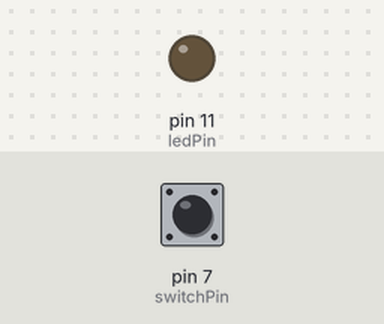
Bench run of a sketch on a simulated Arduino Uno, built with avr-gcc and run on an emulated ATmega328P. Parts: output pins drawn as LEDs (lit = HIGH). The test bench sets the inputs (shaded band); at power-on: pin 7 (switchPin) LOW.

Above: at 1.2 s.
1.3 s: pin 7 (switchPin) pulled HIGH for 0.15 s
At 1.37 s:
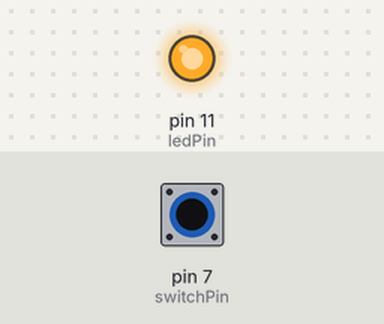
2.9 s: pin 7 (switchPin) pulled HIGH for 3.2 s
At 6.9 s:
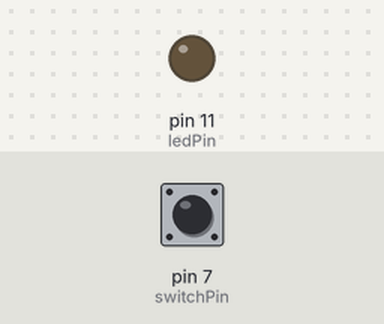
Timing chart, 0 to 8.4 s (numbered marks = the images above; inputs shaded):
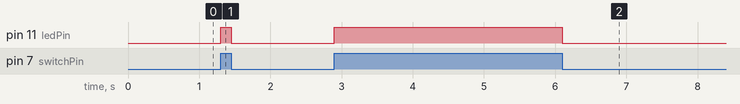

The sketch:

button_like_key_way.ino
```cpp
// https://all-arduino.ru/arduino-dlya-nachinayushhih-urok-5-knopki-shim-funktsii/
// Первый скетч. Светодиод горит при нажатой кнопке
// переменные с пинами подключенных устройств
int switchPin = 7;
int ledPin = 11;

void setup() {
  pinMode(switchPin, INPUT);
  pinMode(ledPin, OUTPUT);
}

void loop() {
  // включаем всетодиод при нажатой кнопке
  if(digitalRead(switchPin) == HIGH) {
    digitalWrite(ledPin, HIGH);
  } else {
    digitalWrite(ledPin, LOW);
  }
}
```

Measured:
- after the input at 1.3 s, pin 11 (ledPin): LOW → HIGH at once, → LOW 0.15 s later
- after the input at 2.9 s, pin 11 (ledPin): LOW → HIGH at once, → LOW 3.2 s later
